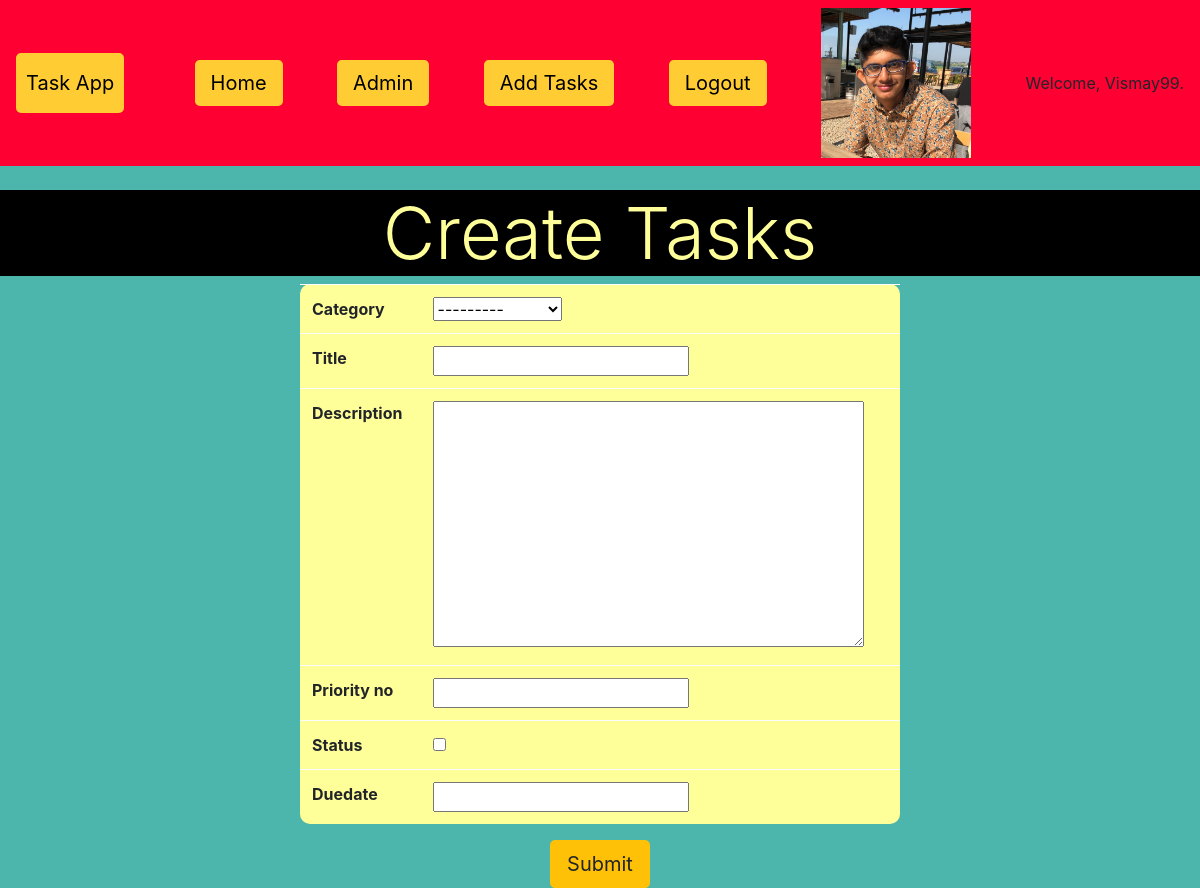
Screenshot of /ToDoApp/task/upload/ (signed in) with the database file from the repository.
### ToDoApp/models.py (models this page shows, shortened)
class AppUser(AbstractUser):
	birth_date = models.DateField(null=True,blank=True)
	profile_pic = models.ImageField(upload_to='images/')

### ToDoApp/views.py (the view)
# urls.py: path('task/upload/', views.create_task, name = 'create-task'),
@login_required(login_url = 'home')
def create_task(request):
    if request.method == 'POST':
        upload = TaskForm(request.user, request.POST or None)
        if upload.is_valid():
            obj = upload.save(commit=False) # Return an object without saving to the DB
            obj.user = request.user # The user field of the form will now contain current user's id. Could have also done: obj.user_id = request.user.id
            obj.save() # Save the final "real form" to the DB
            return redirect('ToDoApp:taskindex')
        else:
            return HttpResponse("<a href='/ToDoApp/task'>Your form is wrong, click to reload.</a>")
    else:
        upload = TaskForm(request.user)
        return render(request, 'ToDoApp/upload_form.html', {'upload_form':upload})

### ToDoApp/forms.py
class TaskForm(forms.ModelForm):
    class Meta:
        model = Task
        fields = '__all__'
        exclude = ['user']
    def __init__(self, AppUser, *args, **kwargs):
        super(TaskForm, self).__init__(*args, **kwargs)
        self.fields['category'].queryset = Task_Category.objects.filter(user=AppUser)

### ToDoApp/models.py (called while the page is built)
	def __str__(self):
		return self.title

### ToDoApp/templates/ToDoApp/upload_form.html (shortened to what this page needs)
{% extends 'ToDoApp/task_list.html' %}
{% block content %}
    <center>
    <h1 class="display-3" style="background-color:#000000;color:#FFFF99;">Create Tasks</h1>
    <form method = 'POST' enctype="multipart/form-data">
        <table class = 'w-50 table table-light' style="border-radius:10px;background-color:#FFFF99;">
            {% for field in upload_form %}
            <tr>
                <th>{{field.label}}</th>
                <td>{{ field }}</td>
            </tr>
            {% endfor %}
        </table>
        <button type="submit" class="btn btn-lg btn-warning">Submit</button>
    </form>
</center>
{% endblock %}

### ToDoApp/templates/ToDoApp/task_list.html (shortened to what this page needs)
<!DOCTYPE html>
{% load static %}
<html>
<head>
    <link rel="stylesheet" href="https://stackpath.bootstrapcdn.com/bootstrap/4.3.1/css/bootstrap.min.css"
integrity="sha384-ggOyR0iXCbMQv3Xipma34MD+dH/1fQ784/j6cY/iJTQUOhcWr7x9JvoRxT2MZw1T">
</head>
<body style="background-color:#4DB6AC;">
<nav class="navbar navbar-light" style="background-color:#FF0033;">
    <a href="#" class="navbar-brand" style="background-color:#FFCC33;color:#000000;border-width:10px;border-color:#FFCC33;border-style:solid;border-spacing:30px;border-radius: 5px;">Task App</a>
    <a class="navbar-link btn-lg" href="{% url 'ToDoApp:categoryindex' %}" style="background-color:#FFCC33;color:#000000;">Home</a>
<a href="{% url 'admin:index' %}" class = 'navbar-link btn-lg' style="background-color:#FFCC33;color:#000000;">Admin</a>
    <a href="{% url 'ToDoApp:create-task' %}" class="navbar-link btn-lg" style="background-color:#FFCC33;color:#000000;">Add Tasks</a>
    <a href="{% url 'logout' %}" class="navbar-link btn-lg" style="background-color:#FFCC33;color:#000000;">Logout</a>
{% if user.is_authenticated %}
   {% if request.user.profile_pic %}
    <center><img src="{{ request.user.profile_pic.url }}" width=150 height=150></center>
    {% endif %}
     <center>Welcome, {{ user.username }}.</center>
{% endif %}
</nav>
<br>
{% block content %}{% endblock %}
</body>
</html>

### rows the page displays
AppUser: user.profile_pic (picture), username "Vismay99"

### other values shown
{{ field.label }} "Category" "Title" "Description" "Priority no" "Status" "Duedate"
